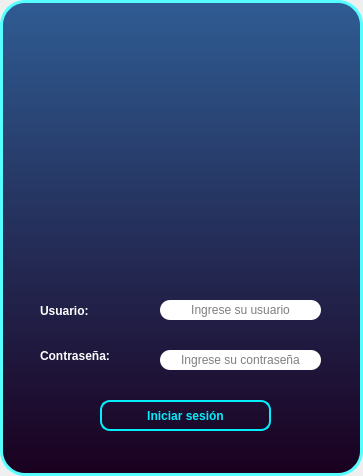
<?xml version="1.0" encoding="UTF-8"?>
<ui version="4.0">
 <class>Form</class>
 <widget class="QWidget" name="Form">
  <property name="geometry">
   <rect>
    <x>0</x>
    <y>0</y>
    <width>363</width>
    <height>476</height>
   </rect>
  </property>
  <property name="windowTitle">
   <string>Form</string>
  </property>
  <layout class="QVBoxLayout" name="verticalLayout">
   <property name="spacing">
    <number>0</number>
   </property>
   <property name="leftMargin">
    <number>0</number>
   </property>
   <property name="topMargin">
    <number>0</number>
   </property>
   <property name="rightMargin">
    <number>0</number>
   </property>
   <property name="bottomMargin">
    <number>0</number>
   </property>
   <item>
    <widget class="QFrame" name="frame_fondo">
     <property name="minimumSize">
      <size>
       <width>363</width>
       <height>476</height>
      </size>
     </property>
     <property name="maximumSize">
      <size>
       <width>363</width>
       <height>476</height>
      </size>
     </property>
     <property name="styleSheet">
      <string notr="true">background-color: qlineargradient(spread:pad, x1:0, y1:0, x2:0, y2:1, stop:0 rgba(47, 92, 147, 255), stop:1 rgba(26, 0, 31, 255));
border-style: solid;
border-width: 3px;
border-color: rgb(85, 255, 255);
border-radius: 25;</string>
     </property>
     <property name="frameShape">
      <enum>QFrame::StyledPanel</enum>
     </property>
     <property name="frameShadow">
      <enum>QFrame::Raised</enum>
     </property>
     <widget class="QPushButton" name="btn_ayuda">
      <property name="geometry">
       <rect>
        <x>10</x>
        <y>10</y>
        <width>51</width>
        <height>51</height>
       </rect>
      </property>
      <property name="styleSheet">
       <string notr="true">QPushButton{
background-color: rgb(0,0,0,0);
border: none;
border-radius: 24;
}
QPushButton:hover{
background-color:rgba(3, 239, 254, 0.4);
font:75 10pt &quot;Myanmar Text&quot;;
font: bold;
color: #03EFFE;
}</string>
      </property>
      <property name="text">
       <string/>
      </property>
      <property name="icon">
       <iconset>
        <normaloff>../icons/informacion.png</normaloff>../icons/informacion.png</iconset>
      </property>
      <property name="iconSize">
       <size>
        <width>50</width>
        <height>50</height>
       </size>
      </property>
     </widget>
     <widget class="QPushButton" name="btn_salir">
      <property name="geometry">
       <rect>
        <x>300</x>
        <y>10</y>
        <width>51</width>
        <height>51</height>
       </rect>
      </property>
      <property name="styleSheet">
       <string notr="true">QPushButton{
background-color: rgb(0,0,0,0);
border: none;
border-radius: 24;
}
QPushButton:hover{
background-color:rgba(3, 239, 254, 0.4);
font:75 10pt &quot;Myanmar Text&quot;;
font: bold;
color: rgb(3,239,254);
}</string>
      </property>
      <property name="text">
       <string/>
      </property>
      <property name="icon">
       <iconset>
        <normaloff>../icons/cerrar.png</normaloff>../icons/cerrar.png</iconset>
      </property>
      <property name="iconSize">
       <size>
        <width>50</width>
        <height>50</height>
       </size>
      </property>
     </widget>
     <widget class="QPushButton" name="btn_login">
      <property name="geometry">
       <rect>
        <x>100</x>
        <y>400</y>
        <width>171</width>
        <height>31</height>
       </rect>
      </property>
      <property name="styleSheet">
       <string notr="true">QPushButton{
border-color: rgba(3, 239, 254, 1);
border-style: solid;
border-radius: 10;
border-width: 2px;
background-color: rgba(170, 169, 162, 0);
font:75 10pt &quot;Myanmar Text&quot;;
font: bold;
color: rgb(3,239,254);
}

QPushButton:hover{
background-color:rgba(3, 239, 254, 0.4);
font:75 10pt &quot;Myanmar Text&quot;;
font: bold;
color: rgb(3,239,254);
}</string>
      </property>
      <property name="text">
       <string>Iniciar sesión</string>
      </property>
      <property name="icon">
       <iconset>
        <normaloff>../icons/avatar.png</normaloff>../icons/avatar.png</iconset>
      </property>
      <property name="shortcut">
       <string>Return</string>
      </property>
     </widget>
     <widget class="QLabel" name="lbl_icono">
      <property name="geometry">
       <rect>
        <x>90</x>
        <y>60</y>
        <width>191</width>
        <height>191</height>
       </rect>
      </property>
      <property name="styleSheet">
       <string notr="true">background-color: qlineargradient(spread:pad, x1:0, y1:0, x2:1, y2:1, stop:0 rgba(0, 0, 0, 0), stop:1 rgba(0, 0, 0, 0));
border: none;</string>
      </property>
      <property name="text">
       <string/>
      </property>
      <property name="pixmap">
       <pixmap>../icons/cctv.png</pixmap>
      </property>
      <property name="scaledContents">
       <bool>true</bool>
      </property>
     </widget>
     <widget class="QLabel" name="label_user">
      <property name="geometry">
       <rect>
        <x>40</x>
        <y>290</y>
        <width>81</width>
        <height>41</height>
       </rect>
      </property>
      <property name="styleSheet">
       <string notr="true">background-color: rgb(0,0,0,0);
border: none;
font:75 14pt &quot;Myanmar Text&quot;;
font: bold;
color: white;</string>
      </property>
      <property name="text">
       <string>Usuario:</string>
      </property>
     </widget>
     <widget class="QLabel" name="label_user_2">
      <property name="geometry">
       <rect>
        <x>40</x>
        <y>340</y>
        <width>111</width>
        <height>31</height>
       </rect>
      </property>
      <property name="styleSheet">
       <string notr="true">background-color: rgb(0,0,0,0);
border: none;
font:75 14pt &quot;Myanmar Text&quot;;
font: bold;
color: white;</string>
      </property>
      <property name="text">
       <string>Contraseña:</string>
      </property>
     </widget>
     <widget class="QLineEdit" name="line_user">
      <property name="geometry">
       <rect>
        <x>160</x>
        <y>300</y>
        <width>161</width>
        <height>20</height>
       </rect>
      </property>
      <property name="styleSheet">
       <string notr="true">background-color: rgb(255, 255, 255);
border-radius:10px;
border:none;
font:75 10pt &quot;Myanmar Text&quot;;</string>
      </property>
      <property name="text">
       <string/>
      </property>
      <property name="maxLength">
       <number>30</number>
      </property>
      <property name="alignment">
       <set>Qt::AlignCenter</set>
      </property>
      <property name="placeholderText">
       <string>Ingrese su usuario</string>
      </property>
     </widget>
     <widget class="QLineEdit" name="line_password">
      <property name="geometry">
       <rect>
        <x>160</x>
        <y>350</y>
        <width>161</width>
        <height>20</height>
       </rect>
      </property>
      <property name="styleSheet">
       <string notr="true">background-color: rgb(255, 255, 255);
border-radius:10px;
border:none;
font:75 10pt &quot;Myanmar Text&quot;;</string>
      </property>
      <property name="text">
       <string/>
      </property>
      <property name="maxLength">
       <number>30</number>
      </property>
      <property name="echoMode">
       <enum>QLineEdit::Password</enum>
      </property>
      <property name="alignment">
       <set>Qt::AlignCenter</set>
      </property>
      <property name="placeholderText">
       <string>Ingrese su contraseña</string>
      </property>
     </widget>
     <widget class="QLabel" name="label_WrongUser">
      <property name="geometry">
       <rect>
        <x>170</x>
        <y>320</y>
        <width>141</width>
        <height>20</height>
       </rect>
      </property>
      <property name="styleSheet">
       <string notr="true">background-color: qlineargradient(spread:pad, x1:0, y1:0, x2:1, y2:1, stop:0 rgba(0, 0, 0, 0), stop:1 rgba(0, 0, 0, 0));
font: 75 8pt &quot;Arial&quot;;
color: rgb(255, 0, 4);
border: none;
font: bold;</string>
      </property>
      <property name="text">
       <string/>
      </property>
      <property name="alignment">
       <set>Qt::AlignCenter</set>
      </property>
     </widget>
     <widget class="QLabel" name="label_WrongPswd">
      <property name="geometry">
       <rect>
        <x>170</x>
        <y>370</y>
        <width>141</width>
        <height>20</height>
       </rect>
      </property>
      <property name="styleSheet">
       <string notr="true">background-color: qlineargradient(spread:pad, x1:0, y1:0, x2:1, y2:1, stop:0 rgba(0, 0, 0, 0), stop:1 rgba(0, 0, 0, 0));
font: 75 8pt &quot;Arial&quot;;
color: rgb(255, 0, 4);
border: none;
font: bold;</string>
      </property>
      <property name="text">
       <string/>
      </property>
      <property name="alignment">
       <set>Qt::AlignCenter</set>
      </property>
     </widget>
    </widget>
   </item>
  </layout>
 </widget>
 <resources/>
 <connections/>
</ui>
